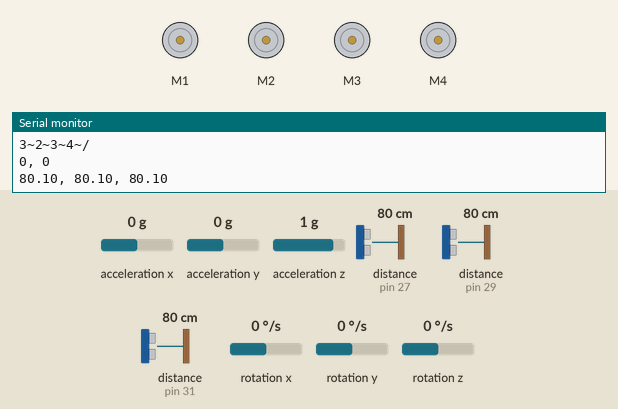
A sketch run on a simulated Arduino Mega 2560, built with avr-gcc and run on an emulated ATmega2560. On the bench: 4 × DC motor (green arrow = forward, orange = backward, longer = faster), the last lines printed to the serial monitor. Wiring (inferred from the names in the program): 3 × ultrasonic range finder: trigger pin 26, echo pin 27 / trigger pin 28, echo pin 29 / trigger pin 30, echo pin 31; MPU-6050 motion sensor at I2C address 0x68. Inputs (shaded band) come from the test bench; at power-on: rotation z 0 °/s, rotation y 0 °/s, acceleration x 0 g, acceleration y 0 g, acceleration z 1 g, distance to the obstacle (sensors on pin 27, pin 29, pin 31) 80 cm, rotation x 0 °/s. The echo pulse lasts 58.3 µs per cm.

Above: at 1.2 s.
1.3 s: rotation z set to -85 °/s
At 1.3 s:
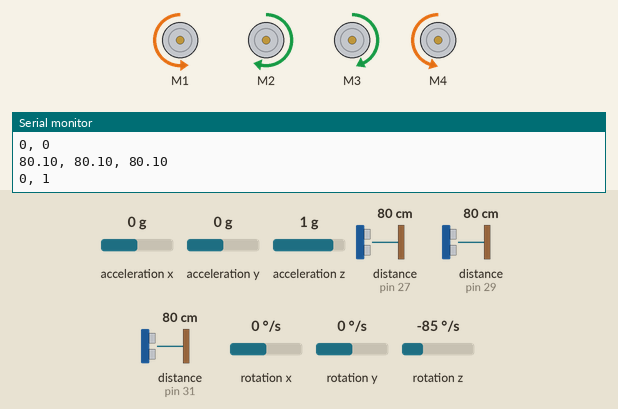
4.3 s: rotation z set to -93 °/s
At 6.4 s:
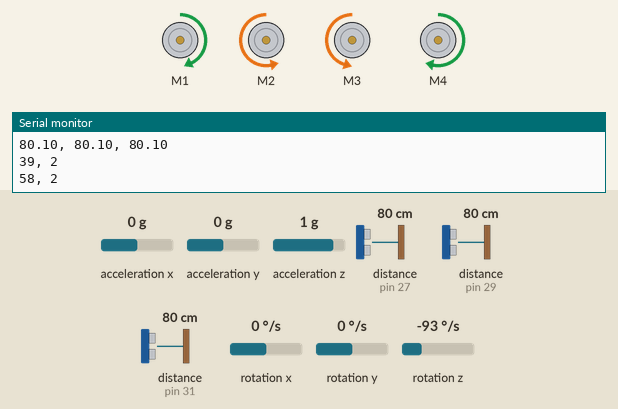
8.8 s: rotation y set to -192 °/s
At 10.2 s:
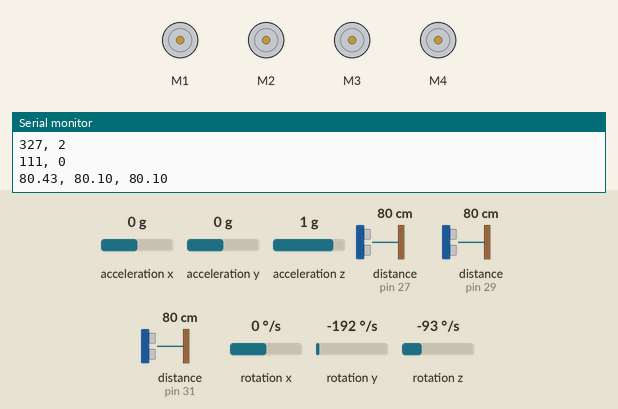
Timing chart, 0 to 14.0 s (numbered marks = the images above; inputs shaded):
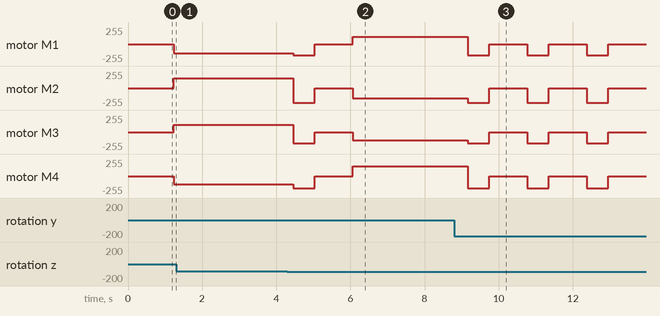

The sketch:

Maze_MPU.ino
```cpp
//Pines digitales asignados para los sensores ultrasonido
#define Pecho1 27
#define Ptrig1 26
#define Pecho2 29
#define Ptrig2 28
#define Pecho3 31
#define Ptrig3 30

#include "Wire.h"

//Librería usada para el control del shield
#include <AFMotor.h>

//Deltas de los ángulos para determinar el ragngo de giro
#define delta_ang_inf 1
#define delta_ang_sup 1

//Tamaño del laberinto
unsigned int Maze_X = 4;
unsigned int Maze_Y = 6;

//Meta
unsigned int Goal[] = {3,7};

//Posicion inicial en la matriz y su dirección
unsigned int pos_act[2] = {7,3};
unsigned int dir_init = 0;

//Construcción de la matriz teniendo en cuenta las celdas las cuales son asignadas a las paredes
unsigned int Tam_MazeX = (2*Maze_X)+1;
unsigned int Tam_MazeY = (2*Maze_Y)+1;

int Maze[13][9];

double dist = 0;

//Motores
AF_DCMotor motor1(1);
AF_DCMotor motor2(2);
AF_DCMotor motor3(3);
AF_DCMotor motor4(4);

//Velocidades
int motorSpeed = 255;
int motorSpeed_Giro = 110;

//Bandera que da el primer impulso al motor
bool band = 1;
//Bandera para la correccion del giro
bool cor_giro = 0;

//Varible que indica la opción en el case de giros
int giro = 0;

//MPU
int MPU_addr = 0x68;

int cal_gyro = 1;  //set to zero to use gyro calibration offsets below.

float A_cal[6] = {0.0, 0.0, 0.0, 1.000, 1.000, 1.000}; // 0..2 offset xyz, 3..5 scale xyz
float G_off[3] = { 0., 0., 0.}; //raw offsets, determined for gyro at rest
#define gscale ((250./32768.0)*(PI/180.0))  //gyro default 250 LSB per d/s -> rad/s

float q[4] = {1.0, 0.0, 0.0, 0.0};

unsigned long now_ms, last_ms = 0; //millis() timers

// print interval
unsigned long print_ms = 200; //print angles every "print_ms" milliseconds
float yaw, pitch, roll; //Euler angle output

//Matriz con el rango de direcciones de giro
int direccionesRan[4][2] = {{90-delta_ang_inf,90+delta_ang_sup},{360-delta_ang_inf,delta_ang_sup},{270-delta_ang_inf,270+delta_ang_sup},{180-delta_ang_inf,180+delta_ang_sup}};

//Variables de dirección del auto
/*
E N O S default
0 norte
1 oeste
2 sur
3 este
*/
int direcciones[4][2] = {{-1,0},{0,-1},{1,0},{0,1}};// E N O S

//umbrales de distancia
unsigned int Umbral[] = {15,15,15};

char option = ' ';

double duracion, distancia,dl,dc,dr;


void setup() {

  Serial.begin(9600);

  //Ultrasonidos
  //Izquierda
  pinMode(Pecho1,INPUT);
  pinMode(Ptrig1,OUTPUT);
  //Centro
  pinMode(Pecho2,INPUT);
  pinMode(Ptrig2,OUTPUT);
  //Derecha
  pinMode(Pecho3,INPUT);
  pinMode(Ptrig3,OUTPUT);

  // initialize sensor
  // defaults for gyro and accel sensitivity are 250 dps and +/- 2 g
  Wire.beginTransmission(MPU_addr);
  Wire.write(0x6B);  // PWR_MGMT_1 register
  Wire.write(0);     // set to zero (wakes up the MPU-6050)
  Wire.endTransmission(true);
}

void loop() {

  //Codigo y calibración mpu
  static unsigned int i = 0; //loop counter
  static float deltat = 0;  //loop time in seconds
  static unsigned long now = 0, last = 0; //micros() timers
  static long gsum[3] = {0};
  //raw data
  int16_t ax, ay, az;
  int16_t gx, gy, gz;
  int16_t Tmp; //temperature

  //scaled data as vector
  float Axyz[3];
  float Gxyz[3];

  Wire.beginTransmission(MPU_addr);
  Wire.write(0x3B);  // starting with register 0x3B (ACCEL_XOUT_H)
  Wire.endTransmission(false);
  Wire.requestFrom(MPU_addr, 14); // request a total of 14 registers
  int t = Wire.read() << 8;
  ax = t | Wire.read(); // 0x3B (ACCEL_XOUT_H) & 0x3C (ACCEL_XOUT_L)
  t = Wire.read() << 8;
  ay = t | Wire.read(); // 0x3D (ACCEL_YOUT_H) & 0x3E (ACCEL_YOUT_L)
  t = Wire.read() << 8;
  az = t | Wire.read(); // 0x3F (ACCEL_ZOUT_H) & 0x40 (ACCEL_ZOUT_L)
  t = Wire.read() << 8;
  Tmp = t | Wire.read(); // 0x41 (TEMP_OUT_H) & 0x42 (TEMP_OUT_L)
  t = Wire.read() << 8;
  gx = t | Wire.read(); // 0x43 (GYRO_XOUT_H) & 0x44 (GYRO_XOUT_L)
  t = Wire.read() << 8;
  gy = t | Wire.read(); // 0x45 (GYRO_YOUT_H) & 0x46 (GYRO_YOUT_L)
  t = Wire.read() << 8;
  gz = t | Wire.read(); // 0x47 (GYRO_ZOUT_H) & 0x48 (GYRO_ZOUT_L)

  // calibrate gyro upon startup. SENSOR MUST BE HELD STILL (a few seconds)
  i++;
  if (cal_gyro) {
    gsum[0] += gx; gsum[1] += gy; gsum[2] += gz;
    if (i == 500) {
      cal_gyro = 0;  //turn off calibration and print results
      for (char k = 0; k < 3; k++) G_off[k] = ((float) gsum[k]) / 500.0;

      Serial.print("G_Off: ");
      Serial.print(G_off[0]);
      Serial.print(", ");
      Serial.print(G_off[1]);
      Serial.print(", ");
      Serial.print(G_off[2]);
      Serial.println();
      init_Maze();
      init_dir();
      pr_Maze(0);
    }
  }
  // normal AHRS calculations

  else {

    //Estimación de aceleraciones, giros y ángulos
    Axyz[0] = (float) ax;
    Axyz[1] = (float) ay;
    Axyz[2] = (float) az;

    //apply offsets and scale factors from Magneto
    for (i = 0; i < 3; i++) Axyz[i] = (Axyz[i] - A_cal[i]) * A_cal[i + 3];

    Gxyz[0] = ((float) gx - G_off[0]) * gscale; //250 LSB(d/s) default to radians/s
    Gxyz[1] = ((float) gy - G_off[1]) * gscale;
    Gxyz[2] = ((float) gz - G_off[2]) * gscale;

    //  snprintf(s,sizeof(s),"mpu raw %d,%d,%d,%d,%d,%d",ax,ay,az,gx,gy,gz);
    //  Serial.println(s);

    now = micros();
    deltat = (now - last) * 1.0e-6; //seconds since last update
    last = now;


    Mahony_update(Axyz[0], Axyz[1], Axyz[2], Gxyz[0], Gxyz[1], Gxyz[2], deltat);

    roll  = atan2((q[0] * q[1] + q[2] * q[3]), 0.5 - (q[1] * q[1] + q[2] * q[2]));
    pitch = asin(2.0 * (q[0] * q[2] - q[1] * q[3]));
    //conventional yaw increases clockwise from North. Not that the MPU-6050 knows where North is.
    yaw   = -atan2((q[1] * q[2] + q[0] * q[3]), 0.5 - ( q[2] * q[2] + q[3] * q[3]));
    // to degrees
    yaw   *= 180.0 / PI;
    if (yaw < 0) yaw += 360.0; //compass circle
    //ccrrect for local magnetic declination here
    pitch *= 180.0 / PI;
    roll *= 180.0 / PI;

    now_ms = millis(); //time to print?
    if (now_ms - last_ms >= print_ms) {
      last_ms = now_ms;
      // print angles for serial plotter...
      //  Serial.print("ypr ");
      Serial.print(yaw, 0);
      Serial.print(", ");
      Serial.println(giro);

    }


  //Laberinto

    switch(giro){
    case(0):
      //1. Verificar paredes
      if ((pos_act[0] == Goal [0]) && (pos_act[1] == Goal [1])){
        motor1.run(RELEASE);
        motor1.setSpeed(motorSpeed);
        motor2.run(RELEASE);
        motor2.setSpeed(motorSpeed + 60);
        motor3.run(RELEASE);
        motor3.setSpeed(motorSpeed);
        motor4.run(RELEASE);
        motor4.setSpeed(motorSpeed + 40);
        while(1){}
      }
      ActParedes();
      //Actualización de la matriz y dirección de giro
      Mov();
      delay(1000);
    break;
    case(1):
    //Giro derecha
    if((direccionesRan[2][0] == 360 - delta_ang_inf && !(yaw >= direccionesRan[2][0] || yaw <= direccionesRan[2][1])) ||
    (!(direccionesRan[2][0] == 360 - delta_ang_inf) && !(yaw >= direccionesRan[2][0] && yaw <= direccionesRan[2][1]))){
        motor1.run(BACKWARD);
        motor1.setSpeed(motorSpeed+30);
        motor2.run(FORWARD);
        motor2.setSpeed(motorSpeed + 40);
        motor3.run(FORWARD);
        motor3.setSpeed(motorSpeed);
        motor4.run(BACKWARD);
        motor4.setSpeed(motorSpeed + 10);
      //Serial.write(giro)
      }
    else{
        //Serial.write(4);

        motor1.run(RELEASE);

        motor2.run(RELEASE);

        motor3.run(RELEASE);

        motor4.run(RELEASE);
        girar_dir(1, direccionesRan);
        giro=3;
        cor_giro=1;
      // offset += 90;
      }
      band = 0;
        if (!band){
          motorSpeed = motorSpeed_Giro;
          }
    break;
    case(2):
    //Giro izquierda
    if((direccionesRan[0][0] == 360-delta_ang_inf && !(yaw >= direccionesRan[0][0] || yaw <= direccionesRan[0][1])) ||
    (!(direccionesRan[0][0] == 360-delta_ang_inf) && !(yaw >= direccionesRan[0][0] && yaw <= direccionesRan[0][1]))){
        motor1.run(FORWARD);
        motor1.setSpeed(motorSpeed);
        motor2.run(BACKWARD);
        motor2.setSpeed(motorSpeed + 40);
        motor3.run(BACKWARD);
        motor3.setSpeed(motorSpeed+10);
        motor4.run(FORWARD);
        motor4.setSpeed(motorSpeed + 40);
      //Serial.write(giro)
      }
    else{
        //Serial.write(4);
        motor1.run(RELEASE);
        motor2.run(RELEASE);
        motor3.run(RELEASE);
        motor4.run(RELEASE);
        girar_dir(-1,direccionesRan);
        cor_giro=1;
        giro=3;
      // offset += 90;
      }
      band = 0;
        if (!band){
          motorSpeed = motorSpeed_Giro;
          }
    break;
    case(3):
    //Ir hacia adelante
        motorSpeed = 170;
        motor1.run(BACKWARD);
        motor1.setSpeed(motorSpeed);
        motor2.run(BACKWARD);
        motor2.setSpeed(motorSpeed + 50);
        motor3.run(BACKWARD);
        motor3.setSpeed(motorSpeed);
        motor4.run(BACKWARD);
        motor4.setSpeed(motorSpeed + 10);
        delay(580);
        giro=0;
        motor1.run(RELEASE);
        motor2.run(RELEASE);
        motor3.run(RELEASE);
        motor4.run(RELEASE);
    break;
    case(4):
    //Giro 180 grados
    if((direccionesRan[3][0] == 360-delta_ang_inf && !(yaw >= direccionesRan[3][0] || yaw <= direccionesRan[3][1])) ||
    (!(direccionesRan[3][0] == 360-delta_ang_inf) && !(yaw >= direccionesRan[3][0] && yaw <= direccionesRan[3][1]))){

        motor1.run(FORWARD);
        motor1.setSpeed(motorSpeed);
        motor2.run(BACKWARD);
        motor2.setSpeed(motorSpeed + 60);
        motor3.run(BACKWARD);
        motor3.setSpeed(motorSpeed);
        motor4.run(FORWARD);
        motor4.setSpeed(motorSpeed + 30);
    }
  else{
      motor1.run(RELEASE);
      motor2.run(RELEASE);
      motor3.run(RELEASE);
      motor4.run(RELEASE);
      girar_dir(1,direccionesRan);
      girar_dir(1,direccionesRan);
      giro=3;
    }
    band = 0;
      if (!band){
        motorSpeed = motorSpeed_Giro;
        }
  break;
    }
  }
}

void init_Maze(){
  //Función que delimita la matriz y estbale que las casillas impares son parte del camino y las pares paredes
  int dx, dy,x;
  for(int j = 0; j<Tam_MazeY; j++){
    for(int i = 0; i<Tam_MazeX; i++){
      dy = j-Goal[1];
      //Verificar si esta en una celda de distancia-pared-nada
      if(i%2==1 and j%2==1){ //Si ambos son pares es una celda de distancia
        dx = i-Goal[0];
        x = (abs(dx)+abs(dy))/2; //distancia
    	}
      else{ //paredes
        x=0;
      }
      Maze[j][i] = x;
  	}
  }
}
void init_dir(){
  //Definición de la dirección inicial
  for(int shift=0;shift<dir_init;shift++){
    girar_dir(1,direcciones);
  }
}

void pr_Maze(bool all){

  for(int j = 0; j<Tam_MazeY; j++){
    for(int i = 0; i<Tam_MazeX; i++){
      if(all){
        Serial.print(Maze[j][i]);
      	Serial.print("~");
      }
      else if(i%2==1 && j%2==1){
        Serial.print(Maze[j][i]);
      	Serial.print("~");
      }
    }
    if(all)Serial.println("/");
    else if(j%2==1)Serial.println("/");
  }
}

void ActParedes(){

  //Función que detecta y actualiza las paredes en la matriz

  dl = MedirDist(Ptrig1,Pecho1); // Distancia del sensor izq
  dc = MedirDist(Ptrig2,Pecho2); // Distancia del sensor centro
  dr = MedirDist(Ptrig3,Pecho3); // Distancia del sensor der
  Serial.print(dl);
  Serial.print(", ");
  Serial.print(dc);
  Serial.print(", ");
  Serial.println(dr);
  int dis[3] = {dl,dc,dr};
  for(int i=0;i<3;i++){
    if(dis[i]<Umbral[i]|| dis[i]==0){
      Maze[pos_act[1]+direcciones[i][1]][pos_act[0]+direcciones[i][0]]=1;
    }
    else{
      Maze[pos_act[1]+direcciones[i][1]][pos_act[0]+direcciones[i][0]]=0;
    }
  }
}


void Mov(){

  //Función que determina el proximo movimiento de acuerdo a las paredes detectadas y el peso de las celdas

  unsigned int best_dir[3][2]={{0,0},{0,0},{0,0}};
  unsigned int pared,dir_gir;
  unsigned int cam = 0; //ver si hay caminos posible
  unsigned int celda_prox;
  //buscar la mejor opccion
  for(int dir=0;dir<3;dir++){
    pared = Maze[pos_act[1]+direcciones[dir][1]][pos_act[0]+direcciones[dir][0]];
    celda_prox = Maze[pos_act[1]+direcciones[dir][1]*2][pos_act[0]+direcciones[dir][0]*2];

    if(pared==0){//no hay pared guardar casilla
      best_dir[cam][0]= celda_prox;
      best_dir[cam][1]= dir;
      cam +=1;
    }
  }
  //decidir mejor camino
  if(cam==0){
    dir_gir = 3;
  }
  else if(cam == 1){
    dir_gir = best_dir[0][1];
  }
  else{
    celda_prox = best_dir[0][0];
    dir_gir = best_dir[0][1];
    for(int i=1;i<cam;i++){
      if(best_dir[i][0]<celda_prox){
        celda_prox = best_dir[i][0];
        dir_gir = best_dir[i][1];
      }
    }
  }
  //Girar segun el caso
  Maze[pos_act[1]][pos_act[0]]+=1;
  switch(dir_gir){
    case 0://izq
    girar_dir(-1,direcciones);
    giro = 2;
    break;
    case 1://no girar
    girar_dir(0,direcciones);
    giro = 3;
    break;
    case 2://derecha
    girar_dir(1,direcciones);
    giro = 1;
    break;
    case 3://devolverse
    girar_dir(1,direcciones);
    girar_dir(1,direcciones);
    giro = 4;
    //penalizar
    Maze[pos_act[1]][pos_act[0]]+=2;
    break;
  }
  //Ejecutar desplazamiento
  pos_act[1] += 2*direcciones[1][1];
  pos_act[0] += 2*direcciones[1][0];

}

void girar_dir(int sentido, int lista[4][2]){

  //Función encargada de actualizar las listas de direcciones y rangos de los ángulos

  int Xcambio[2];
  switch(sentido){
    case(1)://derecha
    Xcambio[0]=lista[0][0];
    Xcambio[1]=lista[0][1];
    // corrimiento hacia la derecha
  	for(int i=0;i<3;i++){

      lista[i][0] = lista[i+1][0];
      lista[i][1] = lista[i+1][1];
  	}
    lista[3][0] = Xcambio[0];
    lista[3][1] = Xcambio[1];
    break;

    case(-1)://izq
    Xcambio[0] = lista[3][0];
    Xcambio[1] = lista[3][1];
    // corrimiento hacia la izq
    for(int i=3;i>0;i--){
      lista[i][0] = lista[i-1][0];
      lista[i][1] = lista[i-1][1];
    }
    lista[0][0] = Xcambio[0];
    lista[0][1] = Xcambio[1];
    break;
    default:
    //No se actualizan
    break;
  }
}

double MedirDist(int sensorTrig, int sensorEcho)
{
  // Función que mide las distancias detectadas por los ultrasonidos
  digitalWrite(sensorTrig, LOW);
  delayMicroseconds(4);
  digitalWrite(sensorTrig, HIGH);   // genera el pulso de triger por 10us
  delayMicroseconds(10);
  digitalWrite(sensorTrig, LOW);
  duracion = pulseIn(sensorEcho, HIGH);
  distancia = (duracion/2) / 29;
  return distancia;
}

void Mahony_update(float ax, float ay, float az, float gx, float gy, float gz, float deltat) {

  float recipNorm;
  float vx, vy, vz;
  float ex, ey, ez;  //error terms
  float qa, qb, qc;
  static float ix = 0.0, iy = 0.0, iz = 0.0;  //integral feedback terms
  float tmp;

  // removed unused accelerometer terms

  // Integrate rate of change of quaternion, given by gyro term
  // rate of change = current orientation quaternion (qmult) gyro rate

  deltat = 0.5 * deltat;
  gx *= deltat;   // pre-multiply common factors
  gy *= deltat;
  gz *= deltat;
  qa = q[0];
  qb = q[1];
  qc = q[2];

  //add qmult*delta_t to current orientation
  q[0] += (-qb * gx - qc * gy - q[3] * gz);
  q[1] += (qa * gx + qc * gz - q[3] * gy);
  q[2] += (qa * gy - qb * gz + q[3] * gx);
  q[3] += (qa * gz + qb * gy - qc * gx);

  // Normalise quaternion
  recipNorm = 1.0 / sqrt(q[0] * q[0] + q[1] * q[1] + q[2] * q[2] + q[3] * q[3]);
  q[0] = q[0] * recipNorm;
  q[1] = q[1] * recipNorm;
  q[2] = q[2] * recipNorm;
  q[3] = q[3] * recipNorm;
}
```

Measured:
- the behaviour switches between -89 and -90 °/s on rotation z (found by bisection; images 1 and 2)
- by itself, motor M1, motor M3: alternates backward 170/255 for 0.58 s and stopped for 1.0 s
- by itself, motor M2: alternates backward 220/255 for 0.58 s and stopped for 1.0 s
- by itself, motor M4: alternates backward 180/255 for 0.58 s and stopped for 1.0 s
